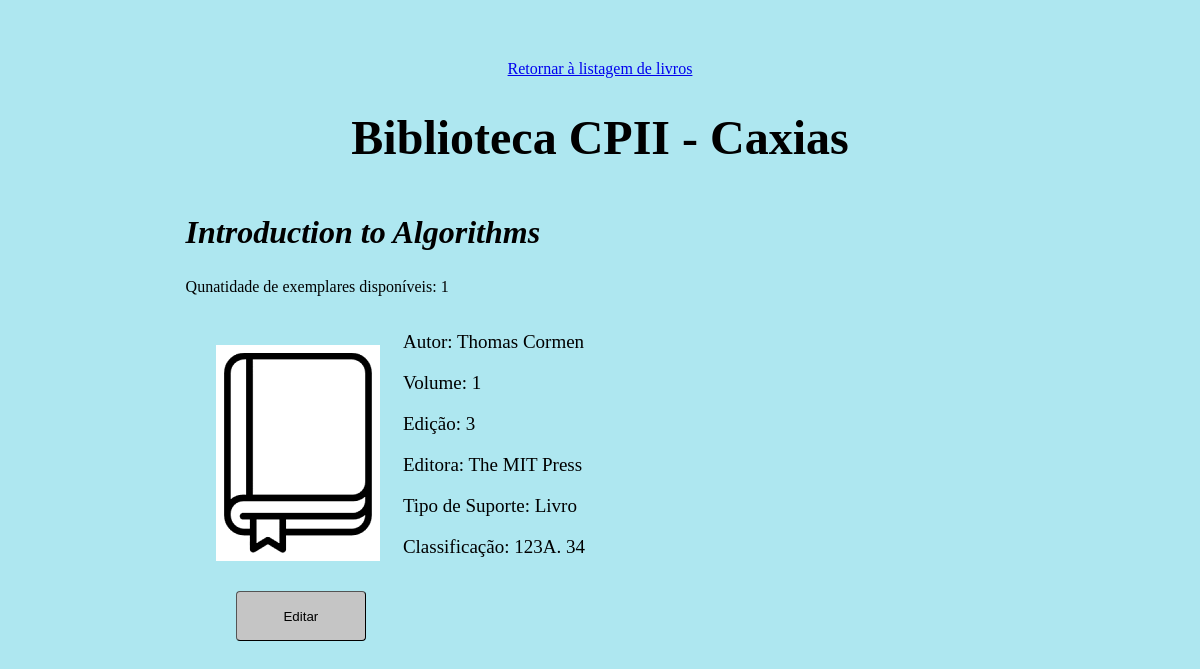
Screenshot of /Alexandr_IA/Livro/detalhesLivro.php?idLivro=3 (signed in) with the database file from the repository.
### tables this page shows
CREATE TABLE livro(

    id INT NOT NULL PRIMARY KEY AUTO_INCREMENT,
    autor VARCHAR(255) NOT NULL,
    titulo VARCHAR(127) NOT NULL,
    edicao VARCHAR(31) NOT NULL,
    editora VARCHAR(31),
    volume VARCHAR(15),
    exemplar INT NOT NULL,
	  classificacao VARCHAR(34) NOT NULL,
	  aquisicao DATE NOT NULL,
	  observacao VARCHAR(144)

);

### Alexandr_IA/Modelo/TabelaLivros.php (called while the page is built, shortened)
<?php
	function DetalhaLivro($id){
		$bd = CriaConexãoBd();
		$sql = $bd -> prepare('SELECT * FROM livro WHERE id = :id');
		$sql -> bindValue(':id', $id);
		$sql -> execute();
		$sql = $sql -> fetch();
		return($sql);
	}
	function HQ($id){
		$bd = CriaConexãoBd();
		$sql = $bd -> prepare('SELECT classificacao FROM livro WHERE classificacao LIKE :string AND id = :id');
		$sql -> bindValue(':string', '741.5%');
		$sql -> bindValue(':id', $id);
		$sql -> execute();
		$sql = $sql -> fetch();
		$sql = $sql['classificacao'];
		return($sql);
	}
?>

### Alexandr_IA/Modelo/TabelaEmprestimo.php (called while the page is built, shortened)
<?php
  function ExemplaresDisponiveis($id_livro){
    $bd = CriaConexãoBd();
    $sql = $bd -> prepare('SELECT id FROM emprestimo WHERE livro = :id_livro AND _data_devolucao IS NULL;');
    $sql -> bindValue('id_livro', $id_livro);
    $sql -> execute();
    $emprestados = $sql -> rowCount();
    $bd = CriaConexãoBd();
    $sql = $bd -> prepare('SELECT exemplar FROM livro WHERE id = :id_livro');
    $sql -> bindValue('id_livro', $id_livro);
    $sql -> execute();
    $sql = $sql -> fetch();
    $total = $sql['exemplar'];
    $qtd_disponivel = $total - $emprestados;
    return($qtd_disponivel);
  }
?>

### Alexandr_IA/Modelo/TabelaUsuários.php (called while the page is built, shortened)
<?php
	function InfosUsuario($email){
		$bd = CriaConexãoBd();
		$sql = $bd -> prepare('SELECT * FROM usuario WHERE email = :email');
		$sql -> bindValue(':email', $email);
		$sql -> execute();
		$sql = $sql -> fetch();
		return($sql);
	}
	function TipoUsuario($id){
		$bd = CriaConexãoBd();
		$sql = $bd -> prepare('SELECT id FROM bibliotecario WHERE id = :id');
		$sql -> bindValue(':id', $id);
		$sql -> execute();
		if ($sql -> rowCount() == 1){
			$tipo = 1;
		} else {
			$tipo = 0;
			}
		return($tipo);
	}
?>

### Alexandr_IA/Livro/detalhesLivro.php (the view, shortened to what this page needs)
<?php
	$idLivro = $_SESSION['idLivro'];
	require_once('../Modelo/TabelaLivros.php');
	require_once('../Modelo/TabelaUsuários.php');
	require_once('../Modelo/TabelaEmprestimo.php');
	$livro = DetalhaLivro($idLivro);
	$titulo = $livro['titulo'];
	$email = $_SESSION['emailUsuarioLogado'];
	$dadosUsuario = InfosUsuario($email);
	$id = $dadosUsuario['id'];
	$tipoUsuario = TipoUsuario($id);
	$qtd_exemplares = ExemplaresDisponiveis($idLivro);
	$jaEmprestado = 0;
	$retirado = 0;
	$reservaFeita = FALSE;
	$idReservaFeita = NULL;
?>
<html>
	<head>
		<link rel="stylesheet" type="text/css" href="../ArquivosStyle/FolhaDeEstilo.css">
	</head>
	<body>
		<center><a href="listagemDeLivros.php?stringPesquisada=<?php if(!empty($_SESSION['stringPesquisada'])){echo($_SESSION['stringPesquisada']);} ?>">Retornar à listagem de livros</a></center>
		<h1>Biblioteca CPII - Caxias</h1>
		<div id="infos">
			<h2><i><?php echo($titulo)?></i></h2>
			<p>Qunatidade de exemplares disponíveis: <?php echo($qtd_exemplares); ?></p>
			<div id='BordaLivro'>
				<?php
					$tipo = VerificaTipo($livro['id']);
					$img = null;
					if($tipo == 'CD'){
						$img = $tipo;
					} else if($tipo == 'DVD') {
						$img = $tipo;
					} else if($tipo == 'Cordel'){
						$img = $tipo;
					} else if($tipo == 'Braille'){
						$img = $tipo;
					} else if($tipo == 'Audiolivro'){
						$img = $tipo;
					} else if($tipo == 'Edição com fonte ampliada'){
						$img = 'fonteAmpliada';
					} else if( HQ($livro['id']) == true ){
						$img = 'hq';
						$tipo = 'HQ/Mangá/Graphic Novel';
					} else {
						$img = 'livro';
						$tipo = 'Livro';
					}
					$img = strtolower($img);
					echo(' <img src="../Imagens/icon_'.$img.'.png"> ');
				?>
			</div>
			<div id="displayed">
				<p>Autor:
				<?php echo($livro['autor']);?>
				</p>
				<?php
					if( empty($livro['volume']) == false){
						echo('<p> Volume: '.$livro['volume'].'</p>');
					}
				?>
				<p>Edição:
				<?php echo($livro['edicao']);?>
				</p>
				<?php
					if( empty($livro['editora']) == false){
						echo('<p> Editora: '.$livro['editora'].'</p>');
					}
				?>
				<?php echo('<p>Tipo de Suporte: '.$tipo.'</p>') ?>
				<p>
					Classificação: <?php echo($livro['classificacao']);?>
				</p>
			</div>
			<?php
			$ban = '';
				if ($tipoUsuario == 0){
					if($jaEmprestado == 1){
						if($retirado == 0){
							echo('
						<form class="enviar" method="post" action="cancelaEmprestimo.php">
							<input type="hidden" value="'.$dadosUsuario['id'].'" name="id_usuario">
							<input type="hidden" value="'.$livro['id'].'" name="id_livro">
							<input type="submit" value="Cancelar Reserva" id="amazing_button"'.$ban.'>
						</form>
							');
						} else {
							echo('
								<p><b>Este livro está com você, fique atento ao prazo de devolução</b></p>
							');
						}
					} else if ($reservaFeita == TRUE){
						echo('
					<form class="enviar" method="post" action="cancela.php">
						<input type="hidden" value="'.$idReservaFeita.'" name="id_reserva">
						<input type="hidden" value="'.$livro['id'].'" name="id_livro">
						<input type="submit" value="Remover da lista" id="amazing_button"'.$ban.'>
					</form>
						');
					} else if ($qtd_exemplares != 0){
						echo('
					<form class="enviar" method="post" action="empresta.php">
						<input type="hidden" value="'.$dadosUsuario['id'].'" name="id_usuario">
						<input type="hidden" value="'.$livro['id'].'" name="id_livro">
						<input type="submit" value="Reservar Livro" id="amazing_button"'.$ban.'>
					</form>
						');
					} else {
						echo('
					<form class="enviar" method="post" action="reserva.php">
						<input type="hidden" value="'.$dadosUsuario['id'].'" name="id_usuario">
						<input type="hidden" value="'.$livro['id'].'" name="id_livro">
						<input type="submit" value="Colocar na Lista" id="amazing_button"'.$ban.'>
					</form>
						');
						}
				} else {
					echo('
						<br>
						<form class="enviar" method="post" action="editar.php">
							<input type="hidden" value="'.$livro['id'].'" name="id_livro">
							<input type="submit" value="Editar" id="amazing_button">
						</form>
					');
				}
			?>
		</div>
	</body>
</html>

### Alexandr_IA/ArquivosStyle/FolhaDeEstilo.css (style rules this page uses)
body { margin-top:10%; background-color: rgb(174,231,240); text-align: center; }
h1 { font-size: 48px; margin-bottom: -10px; }
#amazing_button { margin-top: 1.5%; border-color: black; border-width: 1px; width: 130px; height: 50px; background-color: #c5c5c5; border-radius: 4px; }

### Alexandr_IA/Livro/detalhesLivro.php (style rules this page uses)
body { margin-top: 5%; text-align: left; }
h1 { text-align: center; font-family: "Times New Roman", Times, serif; }
#infos { margin-left: 15%; margin-top: 5%; }
#BordaLivro { padding: 8px; margin-right: -1px; background-color: white; display: inline-block; margin-left: 3%; }
h2 { font-size: 32px; font-family: "Times New Roman", Times, serif; }
#displayed { display: inline-block; margin-left: 2%; padding-bottom: -1px; font-size: 19px; }
.enviar { margin-left: 5%; }

### rows the page displays
livro: titulo "Introduction to Algorithms", exemplar "1", autor "Thomas Cormen", volume "1", edicao "3", editora "The MIT Press", classificacao "123A. 34"

### other values shown
$tipo "Livro"
